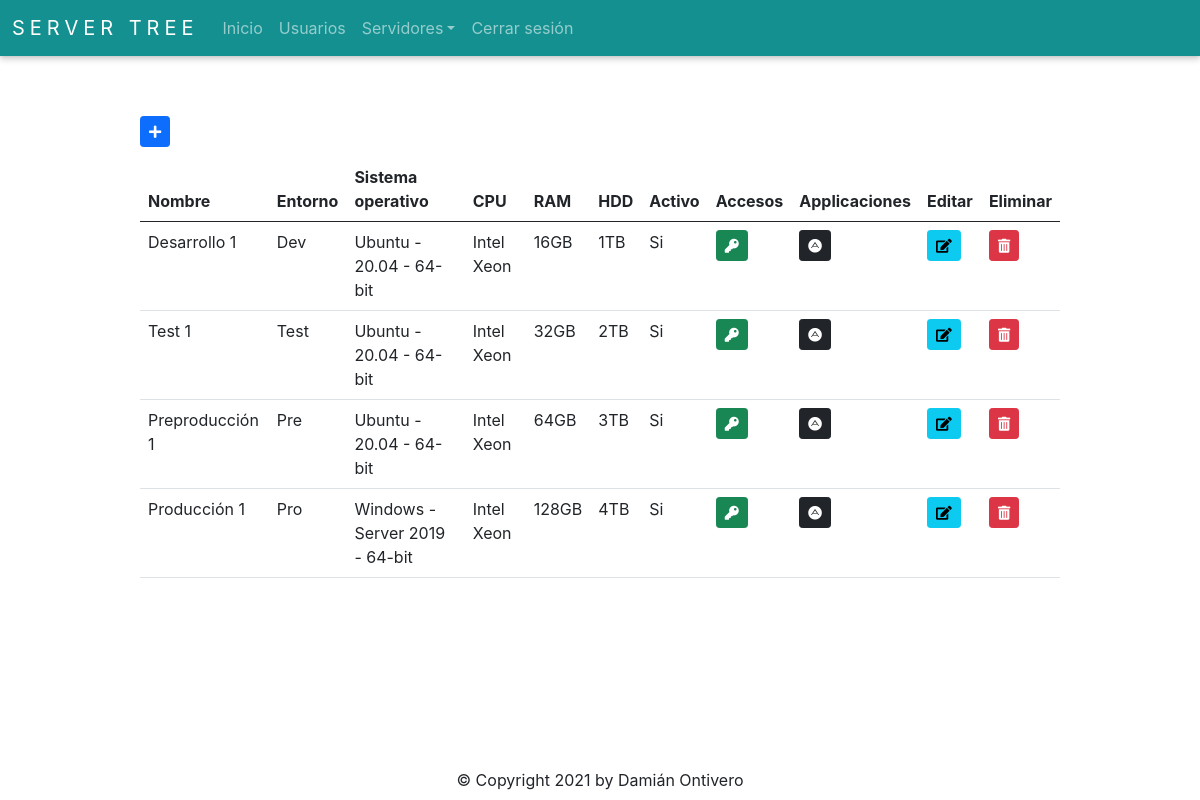
The app's page /server/get_server_all (signed in) with its own data.
### app/server/models.py (models this page shows, shortened)
class Server(db.Model):
    __tablename__ = 'Servers'
    id = db.Column(db.Integer, autoincrement=True, primary_key=True)
    name = db.Column(db.String(50), nullable=False)
    environment_id = db.Column(db.Integer, db.ForeignKey('Environments.id'), nullable=False)
    operating_system_id = db.Column(db.Integer, db.ForeignKey('OperatingSystems.id'), nullable=False)
    cpu = db.Column(db.String(50), nullable=False)
    ram = db.Column(db.String(50), nullable=False)
    hdd = db.Column(db.String(50), nullable=False)
    is_active = db.Column(db.Boolean)
    @staticmethod
    def get_all():
        return Server.query.all()

class Environment(db.Model):
    __tablename__ = 'Environments'
    id = db.Column(db.Integer, autoincrement=True, primary_key=True)
    name = db.Column(db.String(50), nullable=False)
    @staticmethod
    def get_all():
        return Environment.query.all()

class OperatingSystem(db.Model):
    __tablename__ = 'OperatingSystems'
    id = db.Column(db.Integer, autoincrement=True, primary_key=True)
    name = db.Column(db.String(50), nullable=False)
    version = db.Column(db.String(50), nullable=False)
    architect = db.Column(db.String(6), nullable=False)
    def __repr__(self):
        return '{} - {} - {}'.format(self.name, self.version, self.architect)
    @staticmethod
    def get_all():
        return OperatingSystem.query.all()

### app/server/routes.py (the view)
@server_bp.route('/get_server_all', methods=['GET', 'POST'])
@login_required
def get_server_all():
    data = db.session.query(Server, Environment, OperatingSystem).join(Environment, OperatingSystem).all()
    form = ServerForm()
    access_form = AccessForm()
    return render_template('server.html', data=data, form=form, access_form=access_form)

### app/auth/models.py (called while the page is built)
    @staticmethod
    def get_by_id(id):
        return User.query.get(id)

### app/auth/routes.py (called while the page is built)
@login_manager.user_loader
def load_user(user_id):
    return User.get_by_id(int(user_id))

### app/server/models.py (called while the page is built)
    @staticmethod
    def get_all():
        return ConnectionType.query.all()

### app/server/templates/server.html (shortened to what this page needs)
{% extends 'base.html' %}
{% import 'bootstrap/wtf.html' as wtf %}
{% block content %}
<div class="buttons">
  {% if current_user.role_id == 1 %}
    <button type="button" id="addButton" class="btn btn-primary btn-sm" data-bs-toggle="modal" data-bs-target="#serverModal"><i class="fas fa-plus"></i></button>
  {% else %}
    <button disabled type="button" id="addButton" class="btn btn-primary" data-bs-toggle="modal" data-bs-target="#serverModal"><i class="fas fa-plus"></i></button>
  {% endif %}
</div>
<table class="table table-hover">
  <thead>
    <tr>
      <th>Nombre</th>
      <th>Entorno</th>
      <th>Sistema operativo</th>
      <th>CPU</th>
      <th>RAM</th>
      <th>HDD</th>
      <th>Activo</th>
      <th>Accesos</th>
      <th>Applicaciones</th>
      <th>Editar</th>
      <th>Eliminar</th>
    </tr>
  </thead>
  <tbody>
    {% for server, env, os in data %}
      <tr>
        <td>{{ server.name }}</td>
        <td>{{ env.name }}</td>
        <td>{{ os.name + ' - ' + os.version + ' - ' + os.architect }}</td>
        <td>{{ server.cpu }}</td>
        <td>{{ server.ram }}</td>
        <td>{{ server.hdd }}</td>
        <td>
          {% if server.is_active == 0 %}
            No
          {% elif server.is_active == 1  %}
            Si
          {% endif %}
        </td>
        {% if current_user.role_id == 1 %}
          <td>
            <button type="button" class="btn btn-success btn-sm" id="accessButton" data-id={{ server.id }} data-bs-toggle="modal" data-bs-target="#accessModal"><i class="fas fa-key"></i></button>
          </td>
          <td>
            <button type="button" class="btn btn-dark btn-sm" id="servicesButton" data-id={{ server.id }} data-bs-toggle="modal" data-bs-target="#servicesModal"><i class="fab fa-adn"></i></button>
          </td>
          <td>
            <button type="button" class="btn btn-info btn-sm" id="editButton" data-id={{ server.id }} data-bs-toggle="modal" data-bs-target="#serverModal"><i class="fas fa-edit"></i></button>
          </td>
          <td>
            <button type="button" class="btn btn-danger btn-sm" id="deleteButton" data-id={{ server.id }} data-bs-toggle="modal" data-bs-target="#deleteServerModal"><i class="fas fa-trash-alt"></i></button>
          </td>
        {% endif %}
      </tr>
    {% endfor %}
  </tbody>
</table>
{% endblock %}

### app/static/style.css (style rules this page uses)
* { text-decoration: none; font-family: -apple-system, BlinkMacSystemFont, 'Segoe UI', Roboto, Oxygen, Ubuntu, Cantarell, 'Open Sans', 'Helvetica Neue', sans-serif; }
html, body { margin: 0; padding: 0; width: 100%; height: 100%; position: relative; }
.container-base .buttons { margin-bottom: 10px; }

### records on screen
Server: name "Desarrollo 1", name "Dev", architect "Ubuntu - 20.04 - 64-bit", cpu "Intel Xeon", ram "16GB", hdd "1TB", is_active "Si"
Server: name "Test 1", name "Test", architect "Ubuntu - 20.04 - 64-bit", cpu "Intel Xeon", ram "32GB", hdd "2TB", is_active "Si"
Server: name "Preproducción 1", name "Pre", architect "Ubuntu - 20.04 - 64-bit", cpu "Intel Xeon", ram "64GB", hdd "3TB", is_active "Si"
Server: name "Producción 1", name "Pro", architect "Windows - Server 2019 - 64-bit", cpu "Intel Xeon", ram "128GB", hdd "4TB", is_active "Si"
